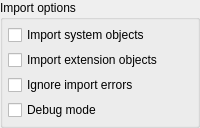
                  <widget class="QGroupBox" name="import_opts_gb">
                   <property name="sizePolicy">
                    <sizepolicy hsizetype="Preferred" vsizetype="Preferred">
                     <horstretch>0</horstretch>
                     <verstretch>0</verstretch>
                    </sizepolicy>
                   </property>
                   <property name="title">
                    <string>Import options</string>
                   </property>
                   <layout class="QVBoxLayout" name="verticalLayout_3">
                    <property name="spacing">
                     <number>5</number>
                    </property>
                    <property name="leftMargin">
                     <number>5</number>
                    </property>
                    <property name="topMargin">
                     <number>5</number>
                    </property>
                    <property name="rightMargin">
                     <number>5</number>
                    </property>
                    <property name="bottomMargin">
                     <number>5</number>
                    </property>
                    <item>
                     <widget class="QCheckBox" name="import_sys_objs_chk">
                      <property name="sizePolicy">
                       <sizepolicy hsizetype="Preferred" vsizetype="Fixed">
                        <horstretch>0</horstretch>
                        <verstretch>0</verstretch>
                       </sizepolicy>
                      </property>
                      <property name="toolTip">
                       <string>&lt;p&gt;Import system (built-in) objects. Use this if the import step is returning errors related to missing objects.&lt;/p&gt;</string>
                      </property>
                      <property name="statusTip">
                       <string/>
                      </property>
                      <property name="text">
                       <string>Import system objects</string>
                      </property>
                     </widget>
                    </item>
                    <item>
                     <widget class="QCheckBox" name="import_ext_objs_chk">
                      <property name="sizePolicy">
                       <sizepolicy hsizetype="Preferred" vsizetype="Fixed">
                        <horstretch>0</horstretch>
                        <verstretch>0</verstretch>
                       </sizepolicy>
                      </property>
                      <property name="toolTip">
                       <string>&lt;p&gt;Import objects created by extensions. Use this if the import step is returning errors even importing built in ones.&lt;/p&gt;</string>
                      </property>
                      <property name="statusTip">
                       <string/>
                      </property>
                      <property name="text">
                       <string>Import extension objects</string>
                      </property>
                     </widget>
                    </item>
                    <item>
                     <widget class="QCheckBox" name="ignore_errors_chk">
                      <property name="sizePolicy">
                       <sizepolicy hsizetype="Minimum" vsizetype="Fixed">
                        <horstretch>0</horstretch>
                        <verstretch>0</verstretch>
                       </sizepolicy>
                      </property>
                      <property name="toolTip">
                       <string>&lt;p&gt;Ignores as many as possible errors on import step. This option generates an incomplete diff.&lt;/p&gt;</string>
                      </property>
                      <property name="statusTip">
                       <string/>
                      </property>
                      <property name="text">
                       <string>Ignore import errors</string>
                      </property>
                     </widget>
                    </item>
                    <item>
                     <widget class="QCheckBox" name="debug_mode_chk">
                      <property name="sizePolicy">
                       <sizepolicy hsizetype="Preferred" vsizetype="Fixed">
                        <horstretch>0</horstretch>
                        <verstretch>0</verstretch>
                       </sizepolicy>
                      </property>
                      <property name="toolTip">
                       <string>&lt;p&gt;All catalog queries and the created objects' source code are printed on the standard output (stdout) and the &lt;strong&gt;Debug&lt;/strong&gt; tab.&lt;/p&gt;</string>
                      </property>
                      <property name="statusTip">
                       <string/>
                      </property>
                      <property name="whatsThis">
                       <string/>
                      </property>
                      <property name="text">
                       <string>Debug mode</string>
                      </property>
                     </widget>
                    </item>
                   </layout>
                  </widget>
